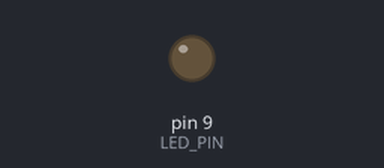
Bench run of a sketch on a simulated Arduino Uno, built with avr-gcc and run on an emulated ATmega328P. Shown: output pins drawn as LEDs (lit = HIGH).

Above: at 0.5 s.
At 12.16 s:
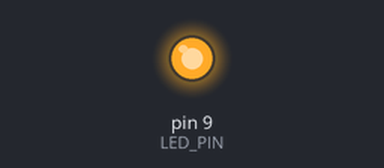
Timing chart, 0 to 13.0 s (numbered marks = the images above):
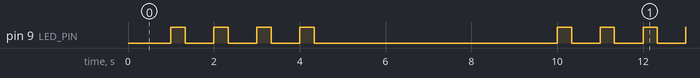

The sketch:

TestFastPWM.ino
```cpp
#include <avr/io.h>
#include <avr/interrupt.h>

#define LED_PIN 9
#define LED_PIN_BITMASK 1 << (LED_PIN % 8)
#define TICKS_PER_SECOND (F_CPU / 1024)
#define DUTY_CYCLE TICKS_PER_SECOND / 3

typedef unsigned int uint;

volatile uint pulseCount;
volatile bool on;

void setup() {
  cli();

  //set LED_PIN to output
  DDRB = LED_PIN_BITMASK;

  //clear
  TCCR1A = 0;
  TCCR1B = 0;

  //fast pwm mode 14
  TCCR1A |= (1 << WGM11);
  TCCR1B |= (1 << WGM13) | (1 << WGM12);

  //clear on compare, set at bottom
  TCCR1A |= (1 << COM1A1);

  //select clock 1024 prescaler
  TCCR1B |= (1 << CS12) | (1 << CS10);

  //set top to ticks
  ICR1 = TICKS_PER_SECOND - 1;

  //set to 25% duty cycle
  OCR1A = DUTY_CYCLE - 1;

  TCNT1 = 0;
  pulseCount = 0;
  on = true;
  TIMSK1 = (1 << TOIE1);
  sei();
}

void loop() {
}

ISR(TIMER1_OVF_vect) {
  ++pulseCount;
  if (pulseCount == 5) {
    on = !on;
    if (on) {
      TCCR1A |= (1 << COM1A1);
    } else {
      TCCR1A &= ~(1 << COM1A1);
    }
    pulseCount = 0;
  }
}
```

Measured:
- by itself, pin 9 (LED_PIN): repeats every 10.0 s: 3 × (LOW 0.67 s, HIGH 0.33 s), LOW 5.7 s, HIGH 0.33 s, LOW 0.67 s, HIGH 0.33 s
- by itself, everything shown: repeats every 10.0 s, in 10 steps
